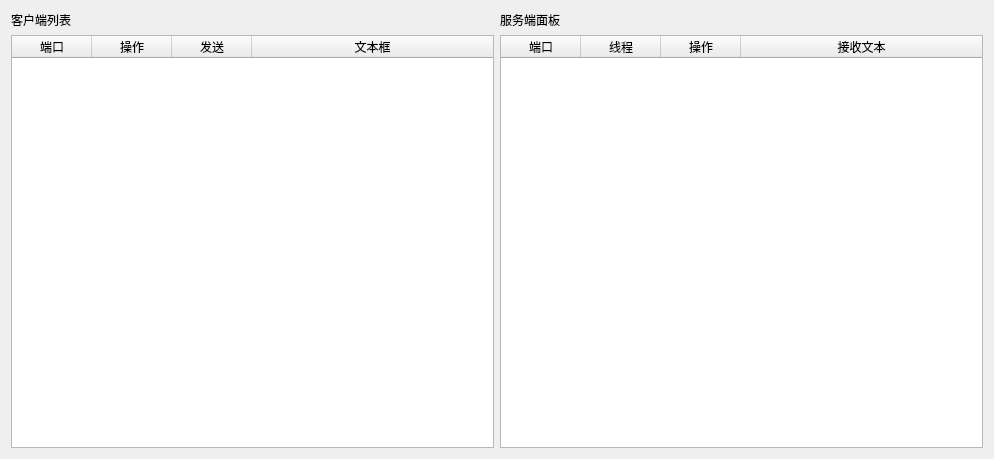
<?xml version="1.0" encoding="UTF-8"?>
<ui version="4.0">
 <class>Widget</class>
 <widget class="QWidget" name="Widget">
  <property name="geometry">
   <rect>
    <x>0</x>
    <y>0</y>
    <width>994</width>
    <height>459</height>
   </rect>
  </property>
  <property name="windowTitle">
   <string>Multithread Tcp Server</string>
  </property>
  <layout class="QHBoxLayout" name="horizontalLayout">
   <item>
    <layout class="QVBoxLayout" name="verticalLayout">
     <item>
      <widget class="QLabel" name="label">
       <property name="text">
        <string>客户端列表</string>
       </property>
      </widget>
     </item>
     <item>
      <widget class="QTableWidget" name="clientTable">
       <property name="editTriggers">
        <set>QAbstractItemView::NoEditTriggers</set>
       </property>
       <property name="selectionMode">
        <enum>QAbstractItemView::NoSelection</enum>
       </property>
       <attribute name="horizontalHeaderCascadingSectionResizes">
        <bool>true</bool>
       </attribute>
       <attribute name="horizontalHeaderDefaultSectionSize">
        <number>80</number>
       </attribute>
       <attribute name="horizontalHeaderStretchLastSection">
        <bool>true</bool>
       </attribute>
       <column>
        <property name="text">
         <string>端口</string>
        </property>
       </column>
       <column>
        <property name="text">
         <string>操作</string>
        </property>
       </column>
       <column>
        <property name="text">
         <string>发送</string>
        </property>
       </column>
       <column>
        <property name="text">
         <string>文本框</string>
        </property>
       </column>
      </widget>
     </item>
    </layout>
   </item>
   <item>
    <layout class="QVBoxLayout" name="verticalLayout_2">
     <item>
      <widget class="QLabel" name="label_2">
       <property name="text">
        <string>服务端面板</string>
       </property>
      </widget>
     </item>
     <item>
      <widget class="QTableWidget" name="serverTable">
       <property name="editTriggers">
        <set>QAbstractItemView::NoEditTriggers</set>
       </property>
       <property name="selectionMode">
        <enum>QAbstractItemView::NoSelection</enum>
       </property>
       <attribute name="horizontalHeaderCascadingSectionResizes">
        <bool>true</bool>
       </attribute>
       <attribute name="horizontalHeaderDefaultSectionSize">
        <number>80</number>
       </attribute>
       <attribute name="horizontalHeaderStretchLastSection">
        <bool>true</bool>
       </attribute>
       <column>
        <property name="text">
         <string>端口</string>
        </property>
       </column>
       <column>
        <property name="text">
         <string>线程</string>
        </property>
       </column>
       <column>
        <property name="text">
         <string>操作</string>
        </property>
       </column>
       <column>
        <property name="text">
         <string>接收文本</string>
        </property>
       </column>
      </widget>
     </item>
    </layout>
   </item>
  </layout>
 </widget>
 <resources/>
 <connections/>
</ui>
